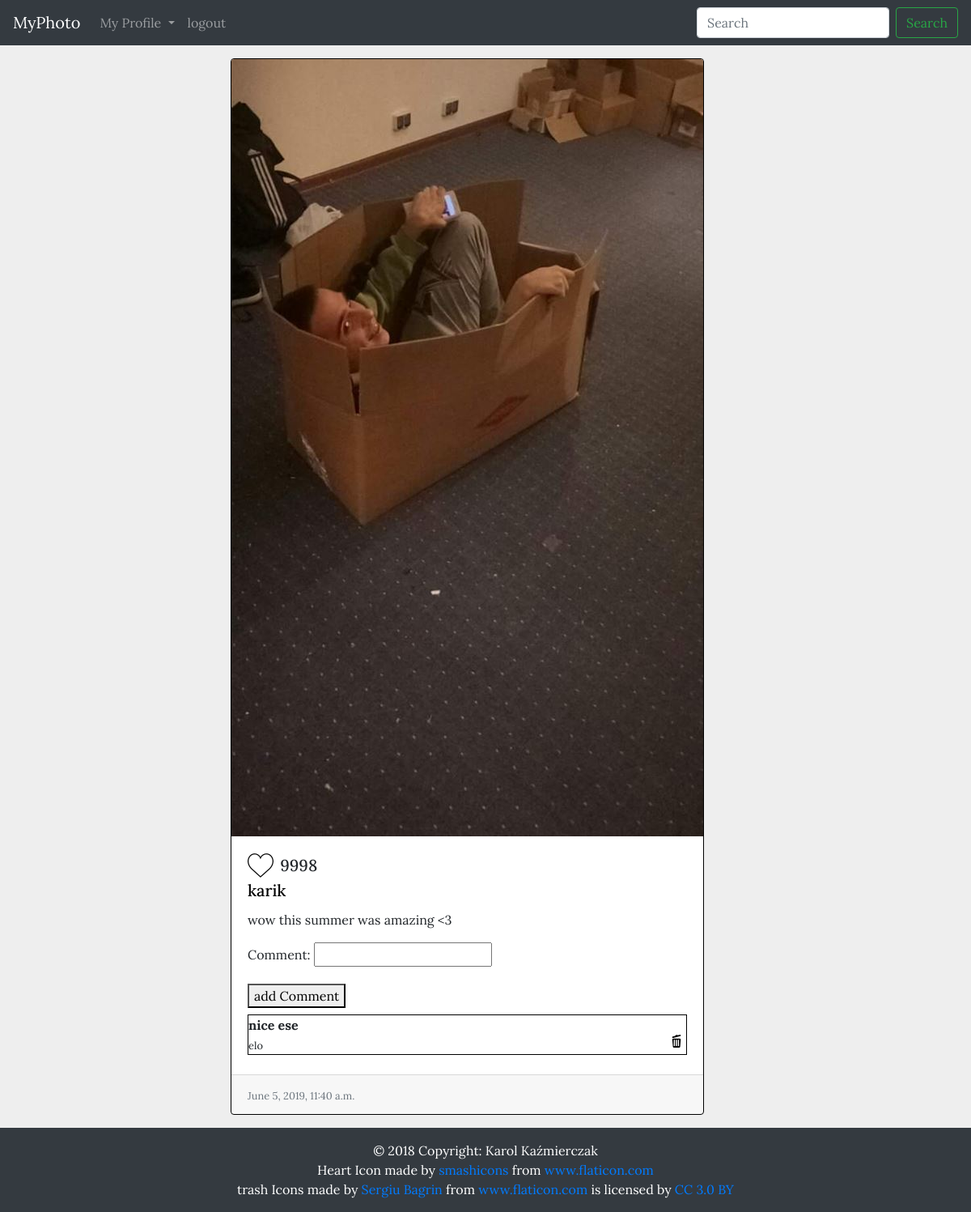
Screenshot of /p/wow/ (signed in) with the database file from the repository.
### Photo/models.py (models this page shows, shortened)
class Photo(models.Model):
    author = models.ForeignKey(User, on_delete=models.CASCADE)
    description = models.CharField(max_length=250)
    image = models.ImageField(upload_to='image/', blank=False, null=False)
    slug = models.SlugField(blank=False, null=False, unique=True)
    publish_date = models.DateTimeField(auto_now_add=True)
    like = models.BigIntegerField(default=0)
    class Meta:
        ordering = ['-publish_date', '-author']

class Coments(models.Model):
    author = models.ForeignKey(User, on_delete=models.CASCADE, null=False)
    photo = models.ForeignKey(Photo, on_delete=models.CASCADE, null=False)
    comment = models.CharField(max_length=240, null=False)
    data = models.DateTimeField(auto_now_add=True)
    class Meta:
        ordering = ['-data', '-author']

### Photo/views.py (the view, shortened to what this page needs)
# urls.py: path('<str:slug>/',show_photo),
@login_required
def show_photo(request,slug):
    form =  addComment()
    obj = Photo.objects.filter(slug=slug)
    photo_like = UserLike.objects.filter(user=request.user, photo=obj.first(), islike=True)
    com = Coments.objects.filter(photo__in=obj)
    context = {
        'photo': obj.first(),
        'form': form,
        'comments': com
    }
    if len(photo_like) > 0:
        context['like'] = True
    else:
        context['like'] = False
    return render(request, 'photo.html', context)

### Photo/forms.py
class addComment(forms.ModelForm):
    class Meta:
        model = Coments
        fields = ['comment']

### Photo/templates/photo.html (shortened to what this page needs)
{% extends 'base.html' %}
{% block css %} /assets/css/main.css {% endblock %}
{% block content %}
<div class="row">
    {% if like %}
        {% include 'photo/photo_tem.html' with photo=photo a=False like=True id=1 addComment=True form=form%}
    {% else %}
        {% include 'photo/photo_tem.html' with photo=photo a=False like=False id=1  addComment=True form=form%}
    {%endif %}
</div>
{% endblock %}

### templates/photo/photo_tem.html
<div class="card-deck {% if mb %} mb-3 {% endif %}">
    <div class="card-deck">
      <div class="card">
          {% if a %}
              <a href="{{photo.get_absolute_url}}">
                <img class="card-img-top" src="{{ photo.image.url }}" alt="Card image cap">
              </a>
          {% else %}
            <img class="card-img-top" src="{{ photo.image.url }}" alt="Card image cap">
          {%endif %}
        <div class="card-body">
          <h5 class="card-title">
            {% if like %}
              <button type="submit" onclick="unlike({{id}},{{photo.pk}})"id="{{id}}" class="like btn"></button>
            {% elif not like %}
              <button onclick="like({{id}},{{photo.pk}})"id="{{id}}" class="unlike btn"></button>
          {% endif %}
          <span id="like{{id}}">{{ photo.like }}</span>
          <br>
              <a class="toProf" href="/u/{{photo.author.username}}"> {{ photo.author.username }} </a>
          </h5>
          <p class="card-text description">{{ photo.description }}</p>
            {% if addComment %}
                {{ form.as_p }}
                <button class="mb-2" onclick="addComment({{photo.pk}},'{{request.user}}')">add Comment</button>
                <div  id="allCom">
                {% for com in comments %}
                    <div class="mb-1 comments" id="com{{com.pk}}" >
                        <b>{{ com.comment }}</b>
                        <br>
                        <small>{{ com.author}}</small>
                         <img onclick="deleteCom({{com.pk}})"  src="/assets/icon/trash-can.png">
                    </div>
                {% endfor %}
                </div>
            {% else %}
                <a class="link" href="{{photo.get_absolute_url}}">add comment</a>
            {% endif %}
        </div>
        <div class="card-footer">
          <small class="text-muted">{{ photo.publish_date}}</small>
        </div>
      </div>
    </div>
</div>

### assets/css/main.css (style rules this page uses)
body { background-color: #eee; font-family: 'Lora', serif !important; }
.comments { border: 1px solid black; }
.unlike { background-color: white; width:35px; height:35px; background-image: url('/assets/icon/unlike.png') ; background-repeat: no-repeat; background-size: 32px 32px; color: #000; border: 0px; }
.card { margin: 0 auto; float: none; margin-bottom: 10px; border: 1px solid black; }
.comments>img { width: 16px; height: 16px; position: absolute; right: 25px; }
.toProf { color: black; }

### rows the page displays
Photo: image (picture), like "9998", author.username "karik", description "wow this summer was amazing <3", publish_date "June 5, 2019, 11:40 a.m."
Coments: comment "nice ese", author "elo"
